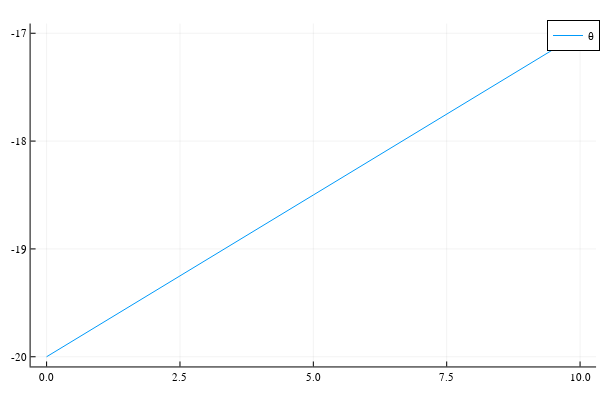

This figure's notebook cell:
### Code cell
let p = data.truth.state
    plot(p.time, p.θ.*180/π, label="θ")
end

### Figure 1 — Plotly figure (JSON) as saved in the notebook; plotly's stock layout.template omitted (floating-point values rounded to 4 significant figures; data arrays with more than 128 entries replaced by an {"elided": "..."} marker saying what was removed)
{"data": [{"colorbar": {"title": ""}, "legendgroup": "θ", "line": {"color": "rgba(0, 154, 250, 1.000)", "dash": "solid", "shape": "linear", "width": 1}, "mode": "lines", "name": "θ", "showlegend": true, "type": "scatter", "x": {"elided": "503 float values"}, "xaxis": "x", "y": {"elided": "503 float values"}, "yaxis": "y", "zmax": null, "zmin": null}], "layout": {"annotations": [], "height": 400, "legend": {"bgcolor": "rgba(255, 255, 255, 1.000)", "bordercolor": "rgba(0, 0, 0, 1.000)", "borderwidth": 1, "font": {"color": "rgba(0, 0, 0, 1.000)", "family": "sans-serif", "size": 11}, "title": {"font": {"color": "rgba(0, 0, 0, 1.000)", "family": "sans-serif", "size": 15}, "text": ""}, "tracegroupgap": 0, "traceorder": "normal", "x": 1, "xanchor": "auto", "y": 1, "yanchor": "auto"}, "margin": {"b": 20, "l": 0, "r": 0, "t": 20}, "paper_bgcolor": "rgba(255, 255, 255, 1.000)", "plot_bgcolor": "rgba(255, 255, 255, 1.000)", "showlegend": true, "width": 600, "xaxis": {"anchor": "y", "domain": [0.05101, 0.9934], "gridcolor": "rgba(0, 0, 0, 0.100)", "gridwidth": 0.5, "linecolor": "rgba(0, 0, 0, 1.000)", "mirror": false, "range": [-0.3, 10.3], "showgrid": true, "showline": true, "showticklabels": true, "tickangle": 0, "tickcolor": "rgb(0, 0, 0)", "tickfont": {"color": "rgba(0, 0, 0, 1.000)", "family": "sans-serif", "size": 11}, "tickmode": "array", "ticks": "inside", "ticktext": ["0.0", "2.5", "5.0", "7.5", "10.0"], "tickvals": [0, 2.5, 5, 7.5, 10], "title": "", "titlefont": {"color": "rgba(0, 0, 0, 1.000)", "family": "sans-serif", "size": 15}, "type": "-", "visible": true, "zeroline": false, "zerolinecolor": "rgba(0, 0, 0, 1.000)"}, "yaxis": {"anchor": "x", "domain": [0.03762, 0.9902], "gridcolor": "rgba(0, 0, 0, 0.100)", "gridwidth": 0.5, "linecolor": "rgba(0, 0, 0, 1.000)", "mirror": false, "range": [-20.09, -16.91], "showgrid": true, "showline": true, "showticklabels": true, "tickangle": 0, "tickcolor": "rgb(0, 0, 0)", "tickfont": {"color": "rgba(0, 0, 0, 1.000)", "family": "sans-serif", "size": 11}, "tickmode": "array", "ticks": "inside", "ticktext": ["-20", "-19", "-18", "-17"], "tickvals": [-20, -19, -18, -17], "title": "", "titlefont": {"color": "rgba(0, 0, 0, 1.000)", "family": "sans-serif", "size": 15}, "type": "-", "visible": true, "zeroline": false, "zerolinecolor": "rgba(0, 0, 0, 1.000)"}}}
